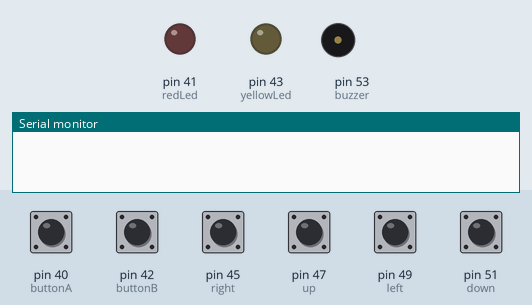
Recording of a sketch running on a simulated Arduino Mega 2560, built with avr-gcc and run on an emulated ATmega2560. On the bench: output pins drawn as LEDs (lit = HIGH), buzzer (waves = sounding), the last lines printed to the serial monitor. The test bench sets the inputs (shaded band); at power-on: pin 40 (buttonA), pin 42 (buttonB), pin 45 (right), pin 47 (up), pin 49 (left), pin 51 (down) HIGH. Pins used as bus, display or sensor lines are not drawn.

Above: at 1.2 s.
1.3 s: pin 40 (buttonA) pulled LOW for 0.15 s
At 1.37 s:
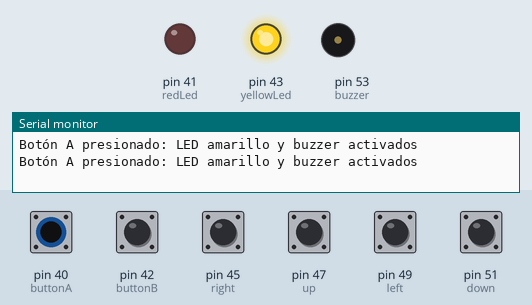
2.9 s: pin 42 (buttonB) pulled LOW for 0.15 s
At 2.99 s:
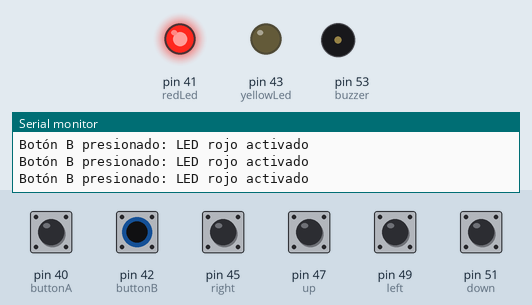
4.5 s: pin 45 (right) pulled LOW for 0.15 s
At 4.59 s:
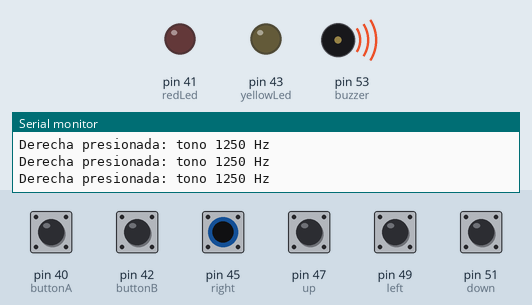
6.1 s: pin 47 (up) pulled LOW for 0.15 s
At 7.4 s:
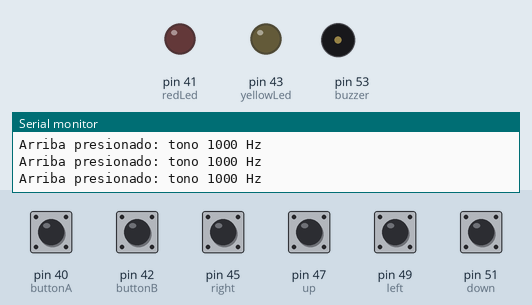
7.7 s: pin 49 (left) pulled LOW for 0.15 s
At 7.77 s:
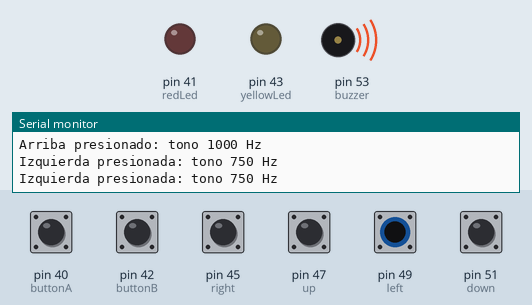
9.3 s: pin 51 (down) pulled LOW for 0.15 s
At 10.6 s:
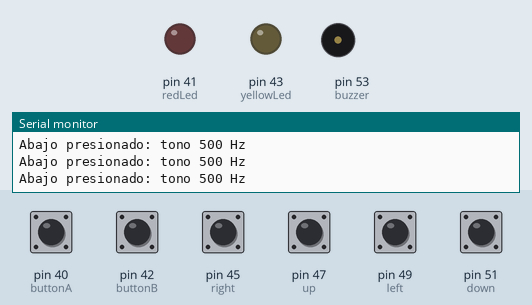
Timing chart, 0 to 11.9 s (numbered marks = the images above; inputs shaded):
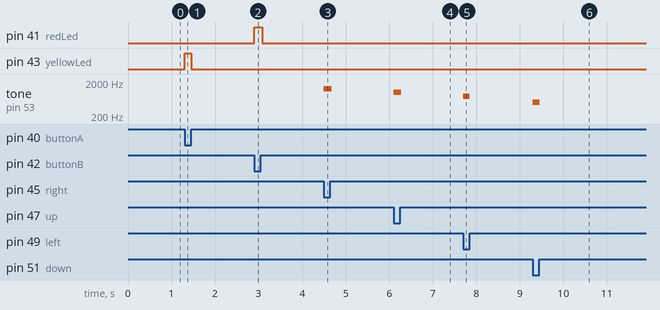

The sketch:

joystick.ino
```cpp
const int up = 47;
const int left = 49;
const int down = 51;
const int right = 45;
const int buzzer = 53;
const int yellowLed = 43;
const int redLed = 41;
const int buttonA = 40;
const int buttonB = 42;

// Pines que deben actuar como GND
const int gndPins[] = {46, 48, 50, 52};

void setup() {
    Serial.begin(9600);
    pinMode(up, INPUT_PULLUP);
    pinMode(left, INPUT_PULLUP);
    pinMode(down, INPUT_PULLUP);
    pinMode(right, INPUT_PULLUP);
    pinMode(buttonA, INPUT_PULLUP);
    pinMode(buttonB, INPUT_PULLUP);

    pinMode(buzzer, OUTPUT);
    pinMode(yellowLed, OUTPUT);
    pinMode(redLed, OUTPUT);

    // Configurar los pines no usados como "GND"
    for (int i = 0; i < sizeof(gndPins) / sizeof(gndPins[0]); i++) {
        pinMode(gndPins[i], OUTPUT);
        digitalWrite(gndPins[i], LOW);
    }
}

void loop() {
    if (digitalRead(buttonA) == LOW) {
        digitalWrite(buzzer, HIGH);
        digitalWrite(yellowLed, HIGH);
        Serial.println("Botón A presionado: LED amarillo y buzzer activados");
    } else {
        digitalWrite(buzzer, LOW);
        digitalWrite(yellowLed, LOW);
    }

    if (digitalRead(buttonB) == LOW) {
        digitalWrite(redLed, HIGH);
        Serial.println("Botón B presionado: LED rojo activado");
    } else {
        digitalWrite(redLed, LOW);
    }

    if (digitalRead(up) == LOW) {
        tone(buzzer, 1000);
        Serial.println("Arriba presionado: tono 1000 Hz");
    } else if (digitalRead(down) == LOW) {
        tone(buzzer, 500);
        Serial.println("Abajo presionado: tono 500 Hz");
    } else if (digitalRead(left) == LOW) {
        tone(buzzer, 750);
        Serial.println("Izquierda presionada: tono 750 Hz");
    } else if (digitalRead(right) == LOW) {
        tone(buzzer, 1250);
        Serial.println("Derecha presionada: tono 1250 Hz");
    } else {
        noTone(buzzer);
    }
}
```

Measured:
- after the input at 1.3 s, pin 43 (yellowLed): LOW → HIGH at once, → LOW 0.16 s later
- after the input at 2.9 s, pin 41 (redLed): LOW → HIGH at once, → LOW 0.18 s later
- after the input at 4.5 s, tone on pin 53 (buzzer): silent → 1250 Hz at once, → silent 0.18 s later
- after the input at 6.1 s, tone on pin 53 (buzzer): silent → 1000 Hz at once, → silent 0.17 s later
- after the input at 7.7 s, tone on pin 53 (buzzer): silent → 750 Hz at once, → silent 0.15 s later
- after the input at 9.3 s, tone on pin 53 (buzzer): silent → 500 Hz at once, → silent 0.16 s later
